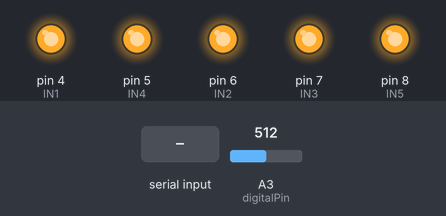
Bench run of a sketch on a simulated Arduino Uno, built with avr-gcc and run on an emulated ATmega328P. Shown: output pins drawn as LEDs (lit = HIGH). Inputs (shaded band) come from the test bench; at power-on: A3 (digitalPin) = 512. What the sketch prints to the serial monitor is not drawn.

Above: at 1.2 s.
1.3 s: "4\n" received over Serial
At 2.4 s:
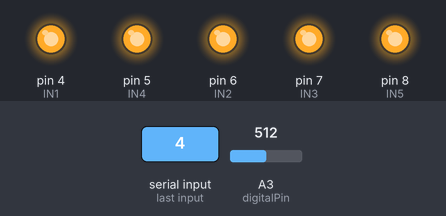
2.9 s: "6\n" received over Serial
At 3.6 s:
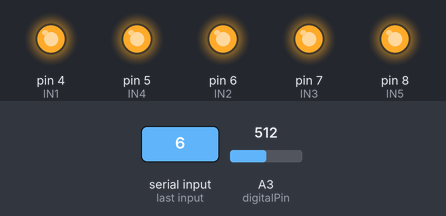
4.5 s: "7\n" received over Serial
At 5.8 s:
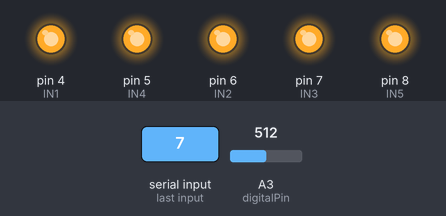
6.1 s: "5\n" received over Serial
At 7.2 s:
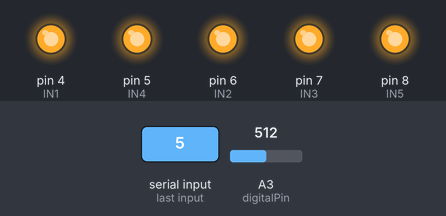
Timing chart, 0 to 8.7 s (numbered marks = the images above; inputs shaded):
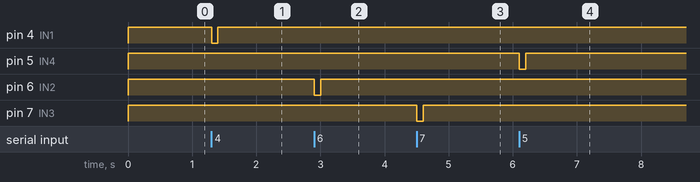

Measured:
- after the input at 1.3 s, pin 4 (IN1): HIGH → LOW at once, → HIGH 0.10 s later
- after the input at 2.9 s, pin 6 (IN2): HIGH → LOW at once, → HIGH 0.10 s later
- after the input at 4.5 s, pin 7 (IN3): HIGH → LOW at once, → HIGH 0.10 s later
- after the input at 6.1 s, pin 5 (IN4): HIGH → LOW at once, → HIGH 0.10 s later

The sketch:

new.ino
```cpp
//新的

const int digitalPin = A3;
const int threshold = 400;

const byte IN1 = 4; //開啟
const byte IN2 = 6; //加速
const byte IN3 = 7; //定時
const byte IN4 = 5; //擺頭
const byte IN5 = 8; //模式

int speed = 177;
int isHello = 0; //1=hello
int digitalValue;

unsigned long startTime;

void setup() {
  Serial.begin(9600);
  pinMode(IN1, OUTPUT);
  pinMode(IN2, OUTPUT);
  pinMode(IN3, OUTPUT);
  pinMode(IN4, OUTPUT);
  pinMode(IN5, OUTPUT);
  pinMode(digitalPin, INPUT);
  digitalWrite(IN1, HIGH);
  digitalWrite(IN2, HIGH);
  digitalWrite(IN3, HIGH);
  digitalWrite(IN4, HIGH);
  digitalWrite(IN5, HIGH);
}

//開啟
void open(){
  //if( analogRead(digitalPin) < 100 && analogRead(digitalPin) < 10 ){
    pinMode(digitalPin, INPUT_PULLUP);
    digitalWrite(IN1, LOW);
    delay(100);
    digitalWrite(IN1, HIGH);
  //}
}

//加速
void accelerate(){
  //if(analogRead(digitalPin) > 10 && analogRead(digitalPin) < 100 ){
    digitalWrite(IN2, LOW);
    delay(100);
    digitalWrite(IN2, HIGH);
  //}
}

//定時
void settime(){
  //if(analogRead(digitalPin) > 10 && analogRead(digitalPin) < 100){
    digitalWrite(IN3, LOW);
    delay(100);
    digitalWrite(IN3, HIGH);
  //}
}

//擺頭
void turn(){
  //if(analogRead(digitalPin) > 10 && analogRead(digitalPin) < 100){
    digitalWrite(IN4, LOW);
    delay(100);
    digitalWrite(IN4, HIGH);
 // }
}

void mode(){
  //if(analogRead(digitalPin) > 10 && analogRead(digitalPin) < 100){
    digitalWrite(IN5, LOW);
    delay(100);
    digitalWrite(IN5, HIGH);
  //}
}

//關閉
void close(){
  int value = analogRead(digitalPin);
  //if(value > 10 && value < 100){
    pinMode(digitalPin, INPUT);
    digitalWrite(IN1, LOW);
    delay(100);
    digitalWrite(IN1, HIGH);
  //}
}

void loop() {

  int countdown = 30;
  startTime = millis(); // 設定起始時間為目前的時間
  while(countdown > 0){ // 當倒數計時器仍然大於0時
      unsigned long currentTime = millis(); // 讀取目前時間
      if (currentTime - startTime >= 1000) { // 每經過1秒
        Serial.println(countdown); // 輸出倒數計時器的數值到序列埠
        countdown--; // 將倒數計時器減1
        startTime = currentTime; // 更新起始時間
      }
      int number = Serial.parseInt();
      switch(number){
        case 4: //開啟
          open();
          countdown = 30;
          Serial.print("Received number: ");
          Serial.println(number);
          break;

        case 9: //關閉
          close();
          countdown = 30;
          Serial.print("Received number: ");
          Serial.println(number);
          break;

        case 6: //加速
          accelerate();
          countdown = 30;
          Serial.print("Received number: ");
          Serial.println(number);
          break;

        case 7: //計時
          settime();
          countdown = 30;
          Serial.print("Received number: ");
          Serial.println(number);
          break;

        case 5: //擺頭
          turn();
          countdown = 30;
          Serial.print("Received number: ");
          Serial.println(number);
          break;

        case 8: //模式
          mode();
          countdown = 30;
          Serial.print("Received number: ");
          Serial.println(number);
          break;

        default:
          Serial.print("進入default");
          break;
      }

    digitalValue = analogRead(digitalPin);

    Serial.print(" Digital Value: ");
    Serial.println(digitalValue);
    delay(0.1);
    Serial.flush();
  }Serial.println("倒數結束");

}
```
